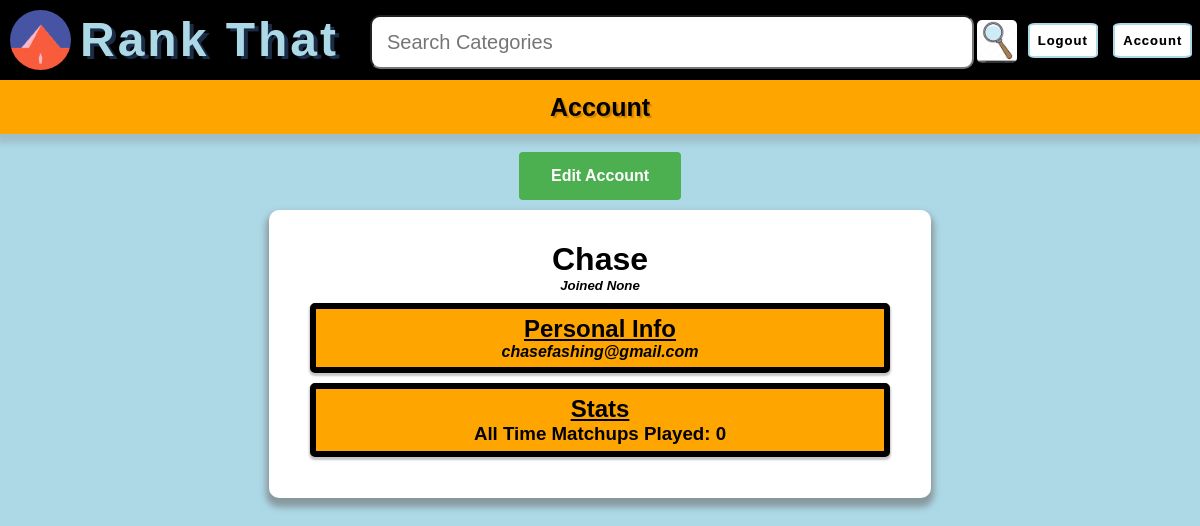
Screenshot of /account/1 (signed in) with the database file from the repository.
### fame/models.py (models this page shows, shortened)
class User(db.Model, UserMixin):
    id = db.Column(db.Integer, primary_key=True)
    all_time_matchups_played = db.Column(db.Integer,default=0)
    name = db.Column(db.String(20), unique=True, nullable=False)
    email = db.Column(db.String(120), unique=True, nullable=False)
    image_file = db.Column(db.String(20), nullable=False, default='images/default.jpg')
    password = db.Column(db.String(60), nullable=False)
    date_joined = db.Column(db.String(20), unique=False, nullable=True)
    is_admin= db.Column(db.Boolean,nullable=False,default=False)

### fame/routes.py (the view)
@app.route("/account/<user_id>", methods=['GET', 'POST'])
@login_required
def account(user_id):
    search=SearchBar()
    if search.validate_on_submit():
        return redirect(url_for('search',search_input=search.content.data))
    try:
        user= User.query.get(user_id)
    except:
        flash('Account Does Not Exist')
        return url_for('home')
    return render_template('user/account.html',search=search,user=user,current_user=current_user)

### fame/forms.py
class SearchBar(FlaskForm):
    content= StringField('Search', validators=[DataRequired()])
    submit = SubmitField("Submit-Search")

### fame/models.py (called while the page is built)
@login_manager.user_loader
def load_user(user_id):
    return User.query.get(int(user_id))

### fame/templates/user/account.html (shortened to what this page needs)
{%extends "layouts/navbar.html"%}
{%block content%}
<h1 class="bubble-title">Account</h1>
<br>
{% if current_user.id == user.id %}
<a href="{{url_for('edit_account',user_id=user.id)}}"><button class="button" type="button" name="button">Edit Account</button></a>
{% endif %}
<div class="form-card">
    <h1 class=""> {{user.name}}</h1>
    <h5 class=" italics">Joined {{user.date_joined}}</h5>
    {% if current_user.id == user.id %}
    <div class="profile-category">
      <h2 class="underline">Personal Info</h2>
      <h4 class="italics bolder">{{user.email}}</h4>
    </div>
    {% endif %}
    {% if current_user.id == user.id %}
    <div class="profile-category">
      <h2 class="underline">Stats</h2>
      <h3>All Time Matchups Played: {{user.all_time_matchups_played}}</h3>
    </div>
    {% endif %}
</div>
{%endblock%}

### fame/static/base-style.css (style rules this page uses)
* { padding:0px; margin:0px; font-family:sans-serif; color:black; font-weight:bold; text-align:center; }
#body { margin-top: 0px; background:lightblue; min-width: 800px; }
.bubble-title { text-shadow: 2px 2px 1px rgba(0,0,0,.2); background-color: rgb(255,165,0); padding-top:.5em; padding-bottom:.5em; font-size:25px; height:auto; box-shadow:0px 6px 6px 3px rgba(100,100,100,0.21); }
.button { border-radius:4px; background-color: #4CAF50; border: none; color: white; padding: 15px 32px; text-align: center; text-decoration: none; display: inline-block; font-size: 16px; }
.form-card { --card-width:50%; --card-padding:2%; --card-border-size:7px; box-shadow:0px 6px 6px 3px rgba(112,112,112,0.61); border:var(--card-border-size) solid white; border-color:white; background-color: white; width:var(--card-width); height:auto; padding:var(--card-padding); margin:10px,0%,10px,0%; margin-left:calc((100% - var(--card-width) - var(--card-padding)*2 - var(--card-border-size)*2)/2); margin-right:calc((100% - var(--card-width) - var(--card-padding)*2 - var(--card-border-size)*2)/2); margin-top:10px; margin-bottom: 10px; border-radius: 10px; }
.underline { text-decoration: underline; }
.italics { font-style:italic; }
.bolder { font-weight: bolder; }
#searchbar { float:left; position: relative; height:50px; top:15px; width:auto; font-weight: normal; width:calc(100% - 50px); border-radius:10px; text-align: left; text-indent: 15px; font-size:20px; -webkit-writing-mode: horizontal-tb !important; text-rendering: auto; letter-spacing: normal; word-spacing: normal; text-transform: none; text-shadow: none; display: inline-block; appearance: auto; background-color: -internal-light-dark(rgb(255, 255, 255), rgb(59, 59, 59)); -webkit-rtl-ordering: logical; cursor: text; }
#search-glass { border-radius: 5px; width:40px; position:relative; top:20px; background:none; }
.profile-category { color:black; background-color: orange; margin:10px; padding:6px; border:.5vw black solid; border-radius:5px; box-shadow:0px 2px 2px 1px rgba(112,112,112,0.4); }
.profile-category * { color:inherit; font-weight: bolder; }

### rows the page displays
User: name "Chase", date_joined "None", email "chasefashing@gmail.com", all_time_matchups_played "0"
